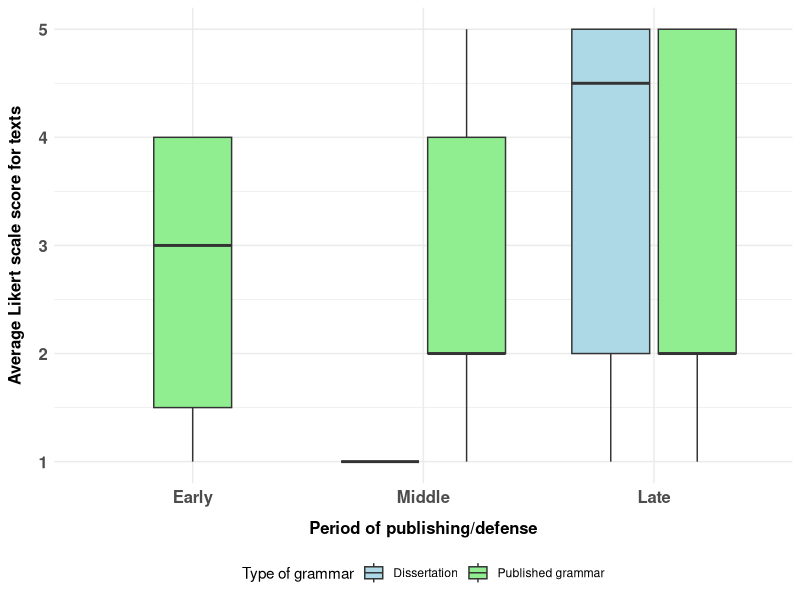
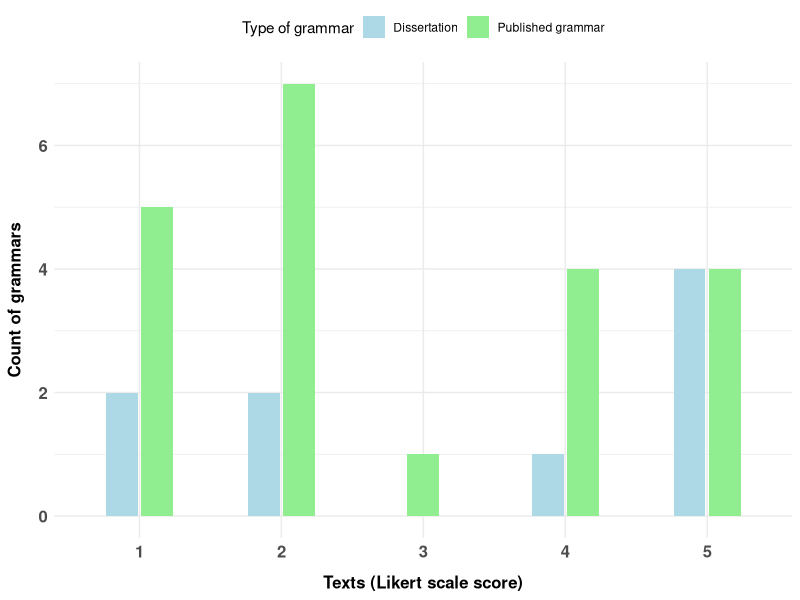

Source code (R) for these figures, in order: (Note: this script raises an error after producing the figures.)
library(readxl)
library(dplyr)
library(ggplot2)



###########################################################################################################
# TEXTS
###########################################################################################################


#####################################################
#Texts LS v/s Publication Period: Box Plot
#####################################################

# Load the data
tibetic_grammars <- read_excel("Tibetic-Grammars_Review_Master.xlsx")

# Ensure that 'period' and 'is_diss' columns are correctly formatted as factors
tibetic_grammars <- tibetic_grammars %>%
  mutate(
    period = factor(period, levels = c("E", "M", "L"), labels = c("Early", "Middle", "Late")),
    is_diss = ifelse(`is_diss` == "Y", "Dissertation", "Published Grammar"),
    is_diss = factor(is_diss, levels = c("Dissertation", "Published Grammar")),
    `texts_LS` = as.numeric(`texts_LS`)  # Ensure this is numeric for plotting
  )

# Double-check data entries for each category
print(table(tibetic_grammars$is_diss))

# Create a box plot
ggplot_object <- ggplot(tibetic_grammars, aes(x = period, y = `texts_LS`, fill = is_diss)) +
  geom_boxplot(position = position_dodge2(preserve = "single", width = .5), width = .75) +  # Set a fixed width for all boxes
  scale_fill_manual(values = c("Dissertation" = "lightblue", "Published Grammar" = "lightgreen"),
                    name = "Type of grammar",
                    labels = c("Dissertation", "Published grammar")) +
  labs(
    x = "Period of publishing/defense",
    y = "Average Likert scale score for texts"
  ) +
  theme_minimal() +
  theme(
    legend.position = "bottom",
    axis.text.x = element_text(size = 12, face = "bold"),  # Increase font size for x-axis labels
    axis.title.x = element_text(size = 12, face = "bold", margin = margin(t = 10)),  # Increase space between axis labels and title
    axis.text.y = element_text(size = 12, face = "bold"),
    axis.title.y = element_text(size = 12, face = "bold", margin = margin(r = 10)),  # Increase space between axis labels and title
  )

# Print the plot
print(ggplot_object)

#####################################
#Texts LS v/s count of grammars
#####################################

# Load the data
tibetic_grammars <- read_excel("Tibetic-Grammars_Review_Master.xlsx")

# Preprocessing the data
tibetic_grammars <- tibetic_grammars %>%
  mutate(
    is_diss = ifelse(`is_diss` == "Y", "Dissertation", "Published Grammar"),
    is_diss = factor(is_diss, levels = c("Dissertation", "Published Grammar")),
    `texts_LS` = as.numeric(`texts_LS`)  # Ensure this is numeric for grouping
  )

# Double-check data entries for each category
print(table(tibetic_grammars$is_diss))

# Creating a summary table for plotting
likert_counts <- tibetic_grammars %>%
  group_by(`texts_LS`, is_diss) %>%
  summarise(count = n(), .groups = 'drop')

# Double-check data entries for each category
print(table(tibetic_grammars$is_diss))

# Create a bar plot
bar_plot <- ggplot(likert_counts, aes(x = as.factor(`texts_LS`), y = count, fill = is_diss)) +
  geom_bar(stat = "identity", position = position_dodge2(preserve = "single", width = 0.9), width = 0.5) +  # Adjust bar width and dodge width
  scale_fill_manual(values = c("Dissertation" = "lightblue", "Published Grammar" = "lightgreen"),
                    name = "Type of grammar",
                    labels = c("Dissertation", "Published grammar")) +
  labs(
    x = "Texts (Likert scale score)",
    y = "Count of grammars"
  ) +
  theme_minimal() +
  theme(
    legend.position = "top",
    axis.text.x = element_text(size = 12, face = "bold"),
    axis.title.x = element_text(size = 12, face = "bold", margin = margin(t = 10)),
    axis.text.y = element_text(size = 12, face = "bold"),
    axis.title.y = element_text(size = 12, face = "bold", margin = margin(r = 10))
  )

# Print the plot
print(bar_plot)


################################################
#Glossary (Y/N)
################################################

# Load the data
tibetic_grammars <- read_excel("Tibetic-Grammars_Review_Master.xlsx")

# Preprocessing the data
tibetic_grammars <- tibetic_grammars %>%
  mutate(
    glossary = ifelse(glossary %in% c("Y", "U"), "Yes", "No"),
    period = factor(period, levels = c("E", "M", "L"), labels = c("Early", "Middle", "Late")),
    is_diss = ifelse(is_diss == "Y", "Dissertation", "Published Grammar"),
    is_diss = factor(is_diss, levels = c("Dissertation", "Published Grammar"))
  )

# Count by dissertation status
glossary_counts <- tibetic_grammars %>%
  group_by(is_diss, glossary) %>%
  summarise(Count = n(), .groups = 'drop')

print(status_counts)

# Count by period, data collection mention, and dissertation status
period_glossary <- tibetic_grammars %>%
  group_by(period, glossary, is_diss) %>%
  summarise(Count = n(), .groups = 'drop')

print(period_glossary)


# Bar plot for time period with stacked 'Yes' and 'No', and separate bars for Dissertation and Published Grammar
period_glossary_plot <- ggplot(period_glossary, aes(x = period, y = Count, fill = glossary)) +
  geom_bar(stat = "identity", position = position_dodge2(width = .75, preserve = "single"), aes(group = interaction(is_diss, glossary)), width = .75) +
  scale_fill_manual(values = c("No" = "red", "Yes" = "green"),
                    name = "Presence of glossary",
                    labels = c("No","Yes")) +
  facet_wrap(~is_diss, scales = "free_x", nrow = 1) +
  labs(x = "Period of publishing/defense", y = "Count of grammars") +
  theme_minimal() +
  theme(
    legend.position = "bottom",
    axis.text.x = element_text(size = 12, face = "bold"),
    axis.title.x = element_text(size = 12, face = "bold", margin = margin(t = 10)),
    axis.text.y = element_text(size = 12, face = "bold"),
    axis.title.y = element_text(size = 12, face = "bold", margin = margin(r = 10)),
    strip.background = element_blank(),
    strip.text.x = element_text(size = 12, face = "bold"),
    plot.title = element_text(hjust = 0.5) # Center the title
  )

# Print the plot
print(period_glossary_plot)


################################################
#Index (Y/N)
################################################

# Load the data
tibetic_grammars <- read_excel("Tibetic-Grammars_Review_Master.xlsx")

# Preprocessing the data
tibetic_grammars <- tibetic_grammars %>%
  mutate(
    index = ifelse(index %in% c("Y", "U"), "Yes", "No"),
    period = factor(period, levels = c("E", "M", "L"), labels = c("Early", "Middle", "Late")),
    is_diss = ifelse(is_diss == "Y", "Dissertation", "Published Grammar"),
    is_diss = factor(is_diss, levels = c("Dissertation", "Published Grammar"))
  )

# Count by dissertation status
index_counts <- tibetic_grammars %>%
  group_by(is_diss, index) %>%
  summarise(Count = n(), .groups = 'drop')

print(status_counts)

# Count by period, data collection mention, and dissertation status
period_index <- tibetic_grammars %>%
  group_by(period, index, is_diss) %>%
  summarise(Count = n(), .groups = 'drop')

print(period_index)


# Bar plot for time period with stacked 'Yes' and 'No', and separate bars for Dissertation and Published Grammar
period_index_plot <- ggplot(period_index, aes(x = period, y = Count, fill = index)) +
  geom_bar(stat = "identity", position = position_dodge2(width = .75, preserve = "single"), aes(group = interaction(is_diss, index)), width = .75) +
  scale_fill_manual(values = c("No" = "red", "Yes" = "green"),
                    name = "Presence of index",
                    labels = c("No","Yes")) +
  facet_wrap(~is_diss, scales = "free_x", nrow = 1) +
  labs(x = "Period of publishing/defense", y = "Count of grammars") +
  theme_minimal() +
  theme(
    legend.position = "bottom",
    axis.text.x = element_text(size = 12, face = "bold"),
    axis.title.x = element_text(size = 12, face = "bold", margin = margin(t = 10)),
    axis.text.y = element_text(size = 12, face = "bold"),
    axis.title.y = element_text(size = 12, face = "bold", margin = margin(r = 10)),
    strip.background = element_blank(),
    strip.text.x = element_text(size = 12, face = "bold"),
    plot.title = element_text(hjust = 0.5) # Center the title
  )

# Print the plot
print(period_index_plot)
